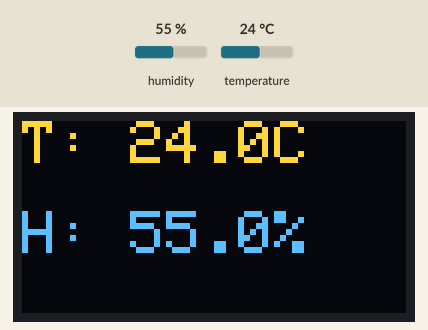
This sketch was run on a simulated Arduino Uno, built for the host (arithmetic inside an expression is 32-bit, double 64-bit). Parts: 128×64 one-colour display. The test bench sets the inputs (shaded band); at power-on: humidity 55 %, temperature 24 °C. The OLED is the two-colour kind (top 16 rows yellow); what the sketch prints to the serial monitor is not drawn.

Above: at 4.2 s.
4.3 s: humidity set to 22 %
At 6.3 s:
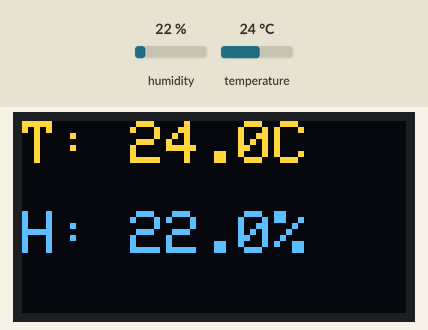
7.0 s: temperature set to 12 °C
At 8.4 s:
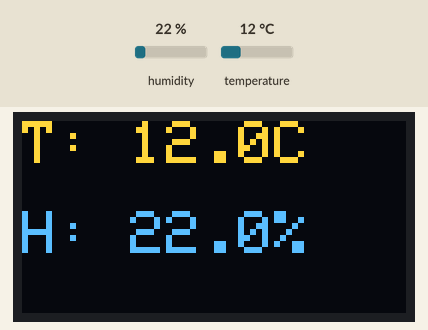
9.7 s: humidity set to 40 %
At 12.5 s:
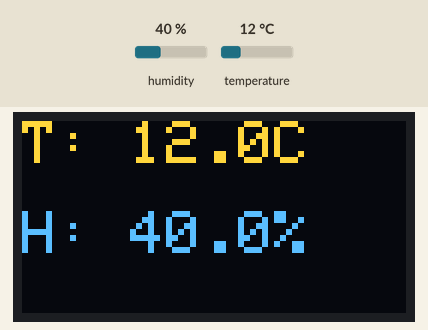
12.8 s: temperature set to 19 °C
At 14.8 s:
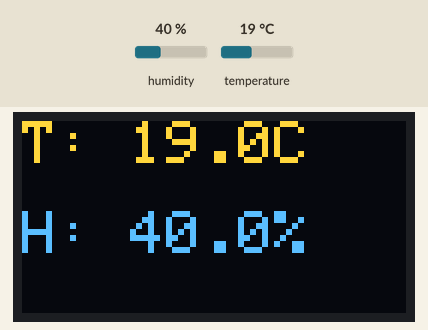
Timing chart, 0 to 16.3 s (numbered marks = the images above; inputs shaded):
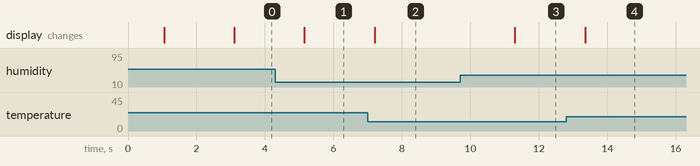

Measured:
- after the input at 4.3 s, the display: changes after 0.85 s (image 1)
- after the input at 7.0 s, the display: changes after 0.20 s (image 2)
- after the input at 9.7 s, the display: changes after 1.6 s (image 3)
- after the input at 12.8 s, the display: changes after 0.55 s (image 4)

The sketch:

code.ino
```cpp
#include <Arduino.h>
#include <Wire.h>
#include <Adafruit_GFX.h>
#include <Adafruit_SSD1306.h>
#include <DHT.h>

// PIN CONFIGURATION
#define DHTPIN PA0       // DHT11 DATA pin
#define DHTTYPE DHT11    // Sensor type
#define SCREEN_WIDTH 128
#define SCREEN_HEIGHT 64

DHT dht(DHTPIN, DHTTYPE);
Adafruit_SSD1306 display(SCREEN_WIDTH, SCREEN_HEIGHT, &Wire, -1);

void setup() {
  Serial.begin(115200);

  dht.begin();
  delay(1000);

  if (!display.begin(SSD1306_SWITCHCAPVCC, 0x3C)) {
    Serial.println("SSD1306 not found!");
    while (1);
  }

  display.clearDisplay();
  display.setTextSize(1);
  display.setTextColor(SSD1306_WHITE);
  display.setCursor(0, 0);
  display.println("DHT11 + OLED");
  display.println("STM32 Blue Pill");
  display.display();
  delay(2000);
}

void loop() {

  float h = dht.readHumidity();
  float t = dht.readTemperature();

  // Check if reading failed
  if (isnan(h) || isnan(t)) {
    Serial.println("Failed to read from DHT!");
    display.clearDisplay();
    display.setCursor(0, 0);
    display.println("DHT11 ERROR!");
    display.display();
    delay(2000);
    return;
  }

  Serial.print("Temp: ");
  Serial.print(t);
  Serial.print(" °C  Humidity: ");
  Serial.print(h);
  Serial.println(" %");

  display.clearDisplay();
  display.setTextSize(2);

  display.setCursor(0, 0);
  display.print("T: ");
  display.print(t, 1);
  display.print("C");

  display.setCursor(0, 30);
  display.print("H: ");
  display.print(h, 1);
  display.print("%");

  display.display();

  delay(2000);
}
```
